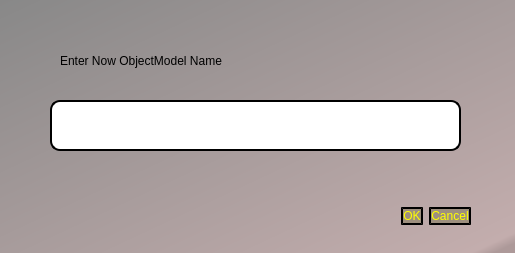
<?xml version="1.0" encoding="UTF-8"?>
<ui version="4.0">
 <class>newObjectModelDialog</class>
 <widget class="QDialog" name="newObjectModelDialog">
  <property name="geometry">
   <rect>
    <x>0</x>
    <y>0</y>
    <width>515</width>
    <height>253</height>
   </rect>
  </property>
  <property name="sizePolicy">
   <sizepolicy hsizetype="Fixed" vsizetype="Fixed">
    <horstretch>0</horstretch>
    <verstretch>0</verstretch>
   </sizepolicy>
  </property>
  <property name="windowTitle">
   <string>Name of Object!</string>
  </property>
  <property name="windowIcon">
   <iconset resource="testResource1.qrc">
    <normaloff>:/new/prefixTest/BGlogo</normaloff>:/new/prefixTest/BGlogo</iconset>
  </property>
  <property name="styleSheet">
   <string notr="true">QDialog{
background-color: qlineargradient(spread:pad, x1:0, y1:0, x2:0.955056, y2:1, stop:0 rgba(136, 136, 136, 255), stop:0.977528 rgba(195, 173, 173, 255), stop:1 rgba(173, 153, 153, 255));
}</string>
  </property>
  <widget class="QDialogButtonBox" name="buttonBox">
   <property name="geometry">
    <rect>
     <x>130</x>
     <y>191</y>
     <width>341</width>
     <height>51</height>
    </rect>
   </property>
   <property name="styleSheet">
    <string notr="true">QPushButton {
	background-color: rgb(157, 143, 126);
    border-style: outset;
    border-width: 2px;
    border-radius: 10px;
    border-color: black;
    min-width: 5em;
    color: yellow;
}
QPushButton:hover{
    border-color: rgb(170, 255, 127);
    background-color: rgb(200, 182, 161);
     color: black;
}
QPushButton:pressed {
    background-color: rgb(136, 124, 109);
    border-style: inset;
}</string>
   </property>
   <property name="orientation">
    <enum>Qt::Horizontal</enum>
   </property>
   <property name="standardButtons">
    <set>QDialogButtonBox::Cancel|QDialogButtonBox::Ok</set>
   </property>
  </widget>
  <widget class="QLabel" name="label">
   <property name="geometry">
    <rect>
     <x>60</x>
     <y>50</y>
     <width>341</width>
     <height>21</height>
    </rect>
   </property>
   <property name="text">
    <string>Enter Now ObjectModel Name</string>
   </property>
  </widget>
  <widget class="QLineEdit" name="lineEdit">
   <property name="geometry">
    <rect>
     <x>50</x>
     <y>100</y>
     <width>411</width>
     <height>51</height>
    </rect>
   </property>
   <property name="sizePolicy">
    <sizepolicy hsizetype="Fixed" vsizetype="Fixed">
     <horstretch>0</horstretch>
     <verstretch>0</verstretch>
    </sizepolicy>
   </property>
   <property name="focusPolicy">
    <enum>Qt::WheelFocus</enum>
   </property>
   <property name="styleSheet">
    <string notr="true">QLineEdit {     
    border-style: inset;
    border-width: 2px;
    border-radius: 10px;
    border-color: black;
   font: bold 14px;

}</string>
   </property>
  </widget>
 </widget>
 <resources>
  <include location="testResource1.qrc"/>
 </resources>
 <connections>
  <connection>
   <sender>buttonBox</sender>
   <signal>accepted()</signal>
   <receiver>newObjectModelDialog</receiver>
   <slot>accept()</slot>
   <hints>
    <hint type="sourcelabel">
     <x>248</x>
     <y>254</y>
    </hint>
    <hint type="destinationlabel">
     <x>157</x>
     <y>274</y>
    </hint>
   </hints>
  </connection>
  <connection>
   <sender>buttonBox</sender>
   <signal>rejected()</signal>
   <receiver>newObjectModelDialog</receiver>
   <slot>reject()</slot>
   <hints>
    <hint type="sourcelabel">
     <x>316</x>
     <y>260</y>
    </hint>
    <hint type="destinationlabel">
     <x>286</x>
     <y>274</y>
    </hint>
   </hints>
  </connection>
 </connections>
</ui>
